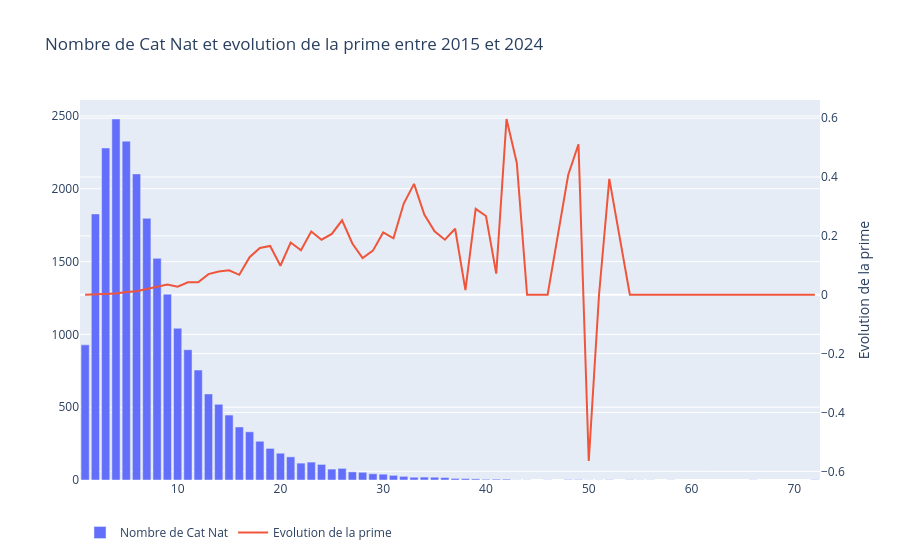

Notebook code cell kept with this figure:
### Code cell
catnat = catnat_evol["catnat_count"]
commune_count = catnat_evol["communes_count"]
evol_mean = catnat_evol["prime_evol_mean"]

fig = go.Figure(data=go.Bar(x=catnat, y=commune_count, name="Nombre de Cat Nat"))

fig.add_trace(
    go.Scatter(x=catnat, y=evol_mean, yaxis="y2", name="Evolution de la prime")
)

fig.update_layout(
    title="Nombre de Cat Nat et evolution de la prime entre 2015 et 2024",
    legend=dict(orientation="h"),
    yaxis2=dict(title=dict(text="Evolution de la prime"), side="right", overlaying="y"),
)

fig.show()

### Figure 1 — Plotly figure (JSON) as saved in the notebook; plotly's stock layout.template omitted (floating-point values rounded to 4 significant figures)
{"data": [{"name": "Nombre de Cat Nat", "type": "bar", "x": [1.0, 2.0, 3.0, 4.0, 5.0, 6.0, 7.0, 8.0, 9.0, 10.0, 11.0, 12.0, 13.0, 14.0, 15.0, 16.0, 17.0, 18.0, 19.0, 20.0, 21.0, 22.0, 23.0, 24.0, 25.0, 26.0, 27.0, 28.0, 29.0, 30.0, 31.0, 32.0, 33.0, 34.0, 35.0, 36.0, 37.0, 38.0, 39.0, 40.0, 41.0, 42.0, 43.0, 44.0, 46.0, 48.0, 49.0, 50.0, 51.0, 52.0, 54.0, 55.0, 56.0, 58.0, 66.0, 72.0], "y": [928, 1827, 2280, 2479, 2327, 2102, 1797, 1522, 1276, 1042, 895, 755, 591, 520, 446, 364, 331, 266, 217, 184, 159, 116, 123, 107, 75, 80, 56, 53, 43, 40, 32, 25, 19, 20, 19, 17, 11, 10, 8, 5, 6, 6, 1, 1, 1, 3, 3, 1, 1, 2, 2, 1, 1, 1, 1, 2]}, {"name": "Evolution de la prime", "type": "scatter", "x": [1.0, 2.0, 3.0, 4.0, 5.0, 6.0, 7.0, 8.0, 9.0, 10.0, 11.0, 12.0, 13.0, 14.0, 15.0, 16.0, 17.0, 18.0, 19.0, 20.0, 21.0, 22.0, 23.0, 24.0, 25.0, 26.0, 27.0, 28.0, 29.0, 30.0, 31.0, 32.0, 33.0, 34.0, 35.0, 36.0, 37.0, 38.0, 39.0, 40.0, 41.0, 42.0, 43.0, 44.0, 46.0, 48.0, 49.0, 50.0, 51.0, 52.0, 54.0, 55.0, 56.0, 58.0, 66.0, 72.0], "y": [0.0, 0.000941, 0.001326, 0.004152, 0.009179, 0.01203, 0.01973, 0.02708, 0.03477, 0.02706, 0.04216, 0.04228, 0.07015, 0.07881, 0.08334, 0.06782, 0.1276, 0.1589, 0.1657, 0.09864, 0.1773, 0.1509, 0.2149, 0.1871, 0.2066, 0.253, 0.1742, 0.1245, 0.1499, 0.2116, 0.1917, 0.3099, 0.3767, 0.2726, 0.2157, 0.187, 0.2244, 0.01559, 0.2919, 0.2675, 0.07192, 0.5972, 0.448, 0.0, 0.0, 0.4069, 0.5114, -0.565, 0.0, 0.3935, 0.0, 0.0, 0.0, 0.0, 0.0, 0.0], "yaxis": "y2"}], "layout": {"legend": {"orientation": "h"}, "title": {"text": "Nombre de Cat Nat et evolution de la prime entre 2015 et 2024"}, "yaxis2": {"overlaying": "y", "side": "right", "title": {"text": "Evolution de la prime"}}}}
